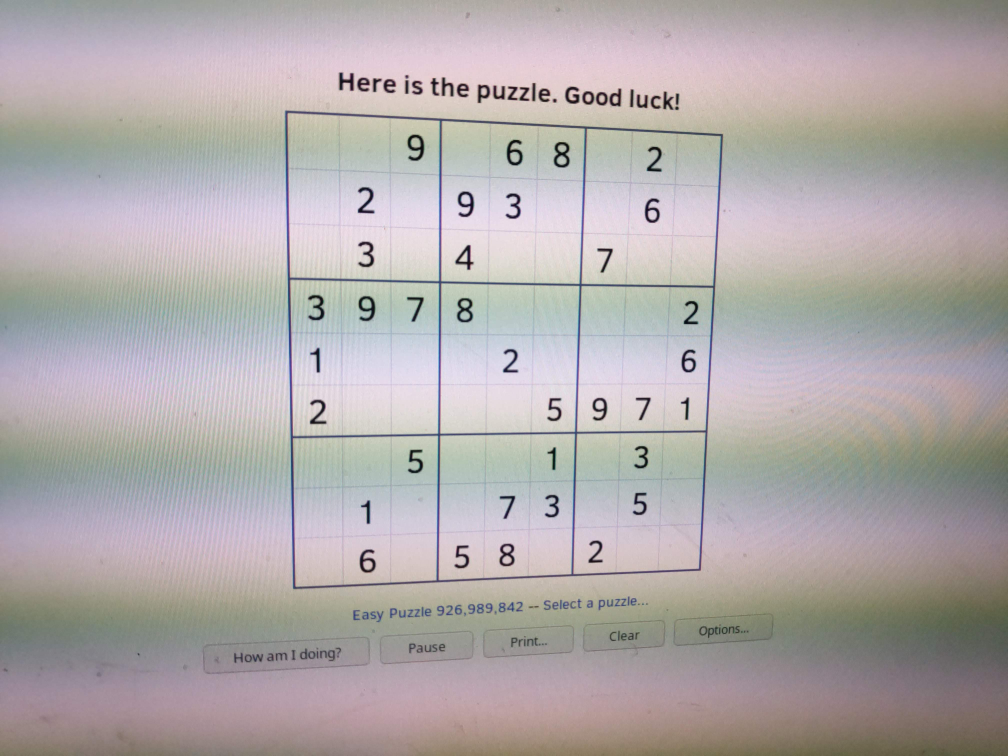
#> input picture test.jpg, 4032 x 3024 px (shown at 1/4 size)
$ python opencv.py
#> lines starting #> are read from the running program, lines starting #| are printed output that depends on the picture; after the words box and inside, x2 and y2 are one past the last pixel; in counts of white or black regions, pixels touching at a corner belong together
import cv2, imutils
import numpy as np

#puzzle = [[0 for col in range(9)] for row in range(9)]

img = cv2.imread('test.jpg')
#> img is the input picture: shape (3024, 4032, 3); mean B, G, R 170.7, 170.5, 176.6
image = imutils.resize(img, width=1000)
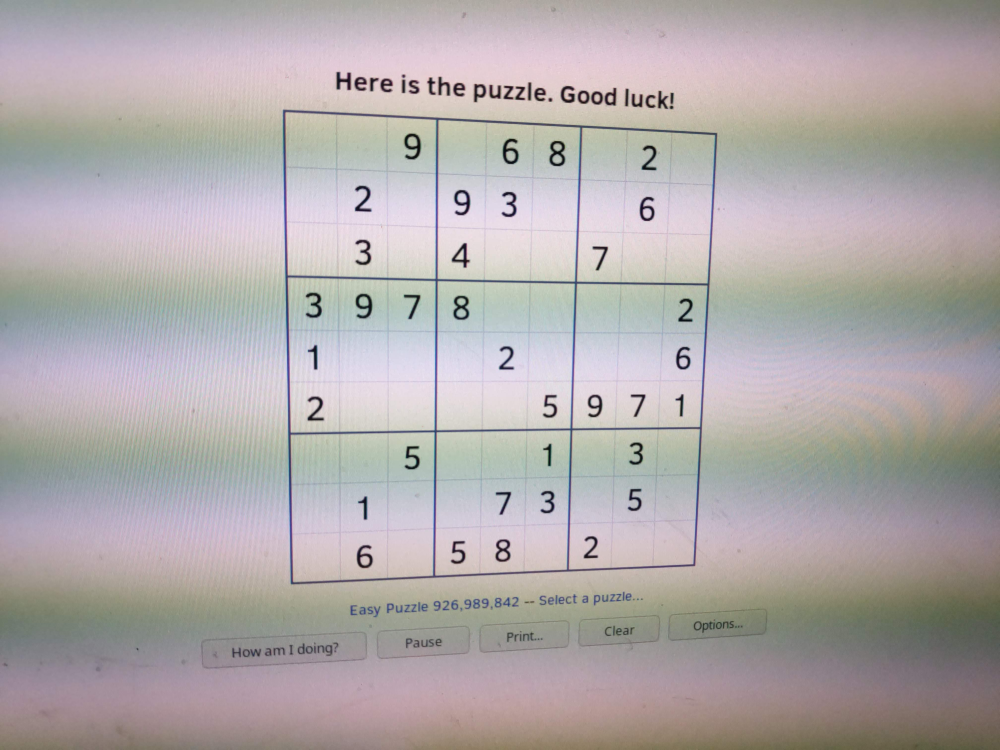
#> image: shape (750, 1000, 3); mean B, G, R 170.7, 170.5, 176.6

img = cv2.cvtColor(image, cv2.COLOR_BGR2GRAY)
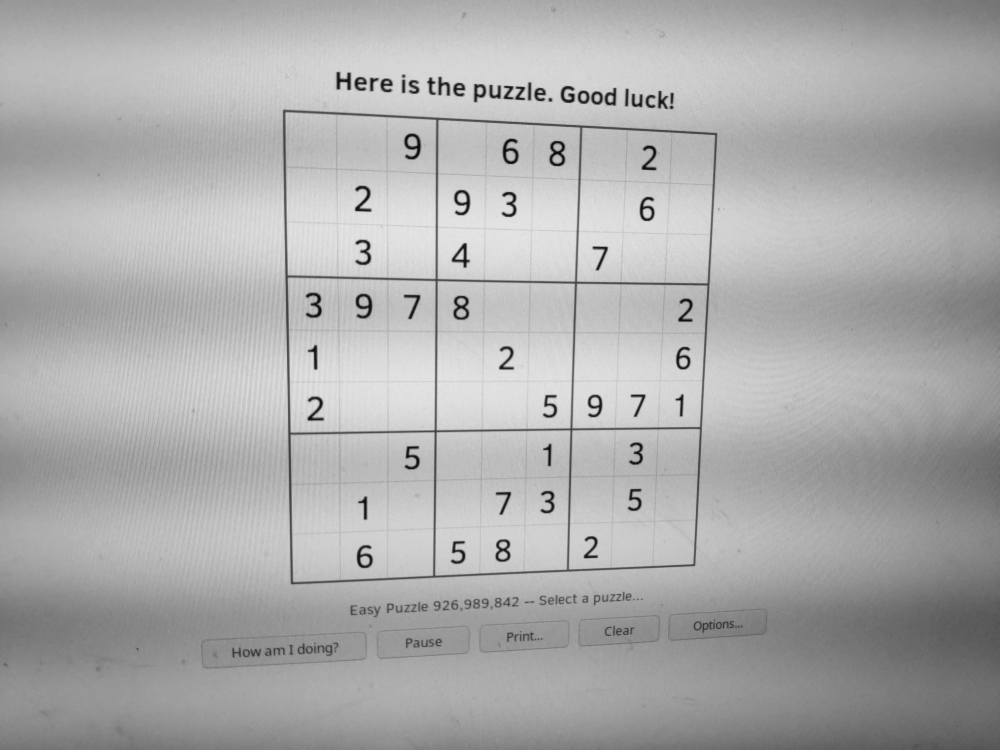
#> img: shape (750, 1000); min 9, max 230, mean 172.3

ret, thresh = cv2.threshold(img, 127,255,cv2.THRESH_BINARY_INV)
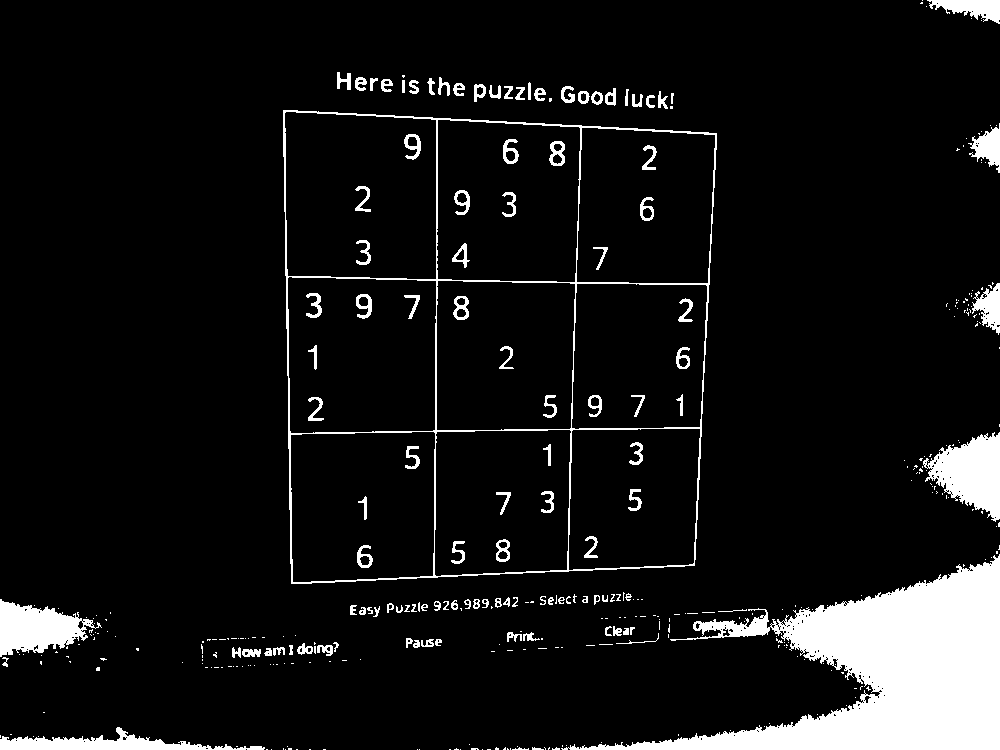
#> thresh: shape (750, 1000); 8.4% white; 377 white regions (260 under 20 px)
contours, hierarchy = cv2.findContours(thresh, cv2.RETR_EXTERNAL, cv2.CHAIN_APPROX_SIMPLE)
#> contours = 341 contours, 284 with area under 20; largest, box (x1, y1, x2, y2) and area: (283, 110, 717, 584) 189470, (561, 554, 1000, 750) 33182, (923, 432, 1000, 522) 3874, (0, 599, 102, 657) 3200, (0, 727, 265, 750) 2107

large = 0
index = 0


if len(contours):
    c = max(contours,key=cv2.contourArea)
#> c = contour of 148 points, box (x1, y1, x2, y2) (283, 110, 717, 584), area 189470
    epsilon = 0.1*cv2.arcLength(c,True)
#> epsilon = 177.1
    approx = cv2.approxPolyDP(c, epsilon, True)
#> approx = [[283, 110], [291, 583], [694, 565], [716, 133]]
    cv2.drawContours(image,approx,-1,(0,255,0),3) # gets the four corners of the grid
#> image: shape (750, 1000, 3); 0.01% of pixels changed, all inside (x1, y1, x2, y2) = (281, 108, 719, 586)
    outputPoints = np.float32([[0,0,],[0,270],[270,270],[270,0]])
    # sort approx corners
    # Taken from "Scanning documents from photos using OpenCV" by BRETA
    approx = approx[:,0]
    diff= np.diff(approx, axis=1)
#> diff = [-173, 292, -129, -583]
    summ = approx.sum(axis=1)
#> summ = [393, 874, 1259, 849]
    approx = np.float32([approx[np.argmin(summ)],
    approx[np.argmax(diff)],
    approx[np.argmax(summ)],
    approx[np.argmin(diff)]])
    M = cv2.getPerspectiveTransform(approx,outputPoints)
#> M = [[0.53, -0.00896, -148.9], [-0.0262, 0.493, -46.83], [-0.000185, -0.000142, 1]]
    image = cv2.warpPerspective(img, M, (270,270))
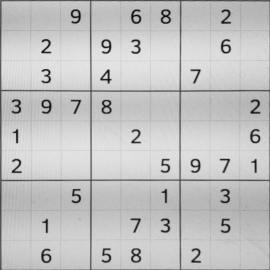
#> image: shape (270, 270); min 11, max 229, mean 194.1
    cv2.imshow("s",image)
    cv2.waitKey(0)
